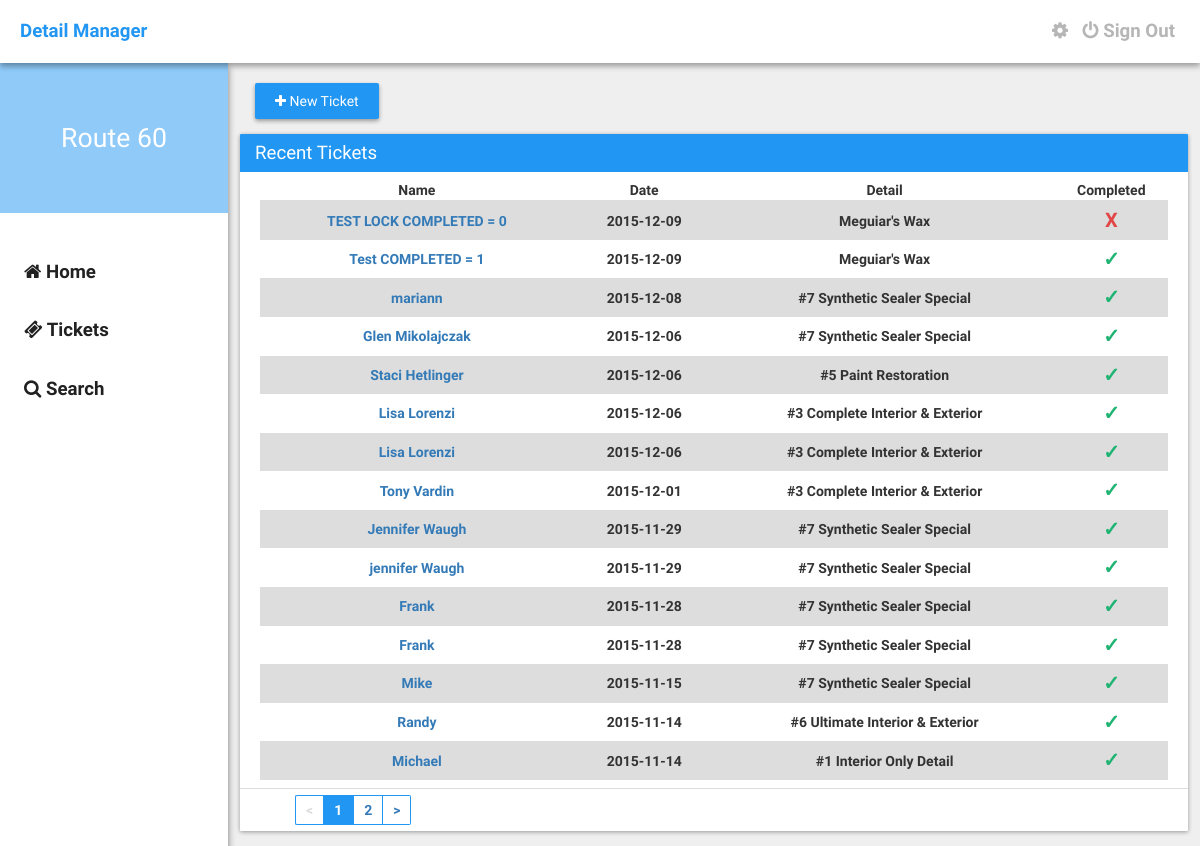
The page /tickets.php (signed in) on the database its author committed.
### tables this page shows
CREATE TABLE IF NOT EXISTS `detail_users` (
  `user_id` int(11) NOT NULL,
  `username` varchar(32) NOT NULL,
  `password` varchar(1024) NOT NULL,
  `email` varchar(1024) NOT NULL,
  `avatar` varchar(1024) NOT NULL DEFAULT 'http://placehold.it/300x300',
  `description` varchar(10000) NOT NULL DEFAULT 'I''m a newly registered user on HoloHex!',
  `power_rank` varchar(1024) NOT NULL DEFAULT '1',
  `active` int(11) NOT NULL DEFAULT '1',
  `type` varchar(32) NOT NULL DEFAULT 'User',
  `dob` timestamp NOT NULL DEFAULT CURRENT_TIMESTAMP
);

CREATE TABLE IF NOT EXISTS `detail_tickets` (
  `id` int(11) NOT NULL,
  `locked` int(11) NOT NULL DEFAULT '0',
  `first_name` text NOT NULL,
  `last_name` text NOT NULL,
  `phone_number` varchar(32) NOT NULL,
  `date` date NOT NULL,
  `vehicle_make` text NOT NULL,
  `vehicle_model` text NOT NULL,
  `vehicle_color` text NOT NULL,
  `discount` int(11) NOT NULL,
  `services` varchar(32) NOT NULL,
  `pre_paid_done` varchar(32) NOT NULL,
  `user_id` varchar(32) NOT NULL,
  `ticket_id` varchar(32) NOT NULL,
  `notes` text NOT NULL,
  `ticket_creator` text NOT NULL
);

### assets/core/init.php (called while the page is built, shortened)
<?php
	$site = "http://".$_SERVER['SERVER_NAME']."";
	require("functions/users.php");
	if(logged_in() === true) {
		$session_user_id = $_SESSION['user_id'];
		$user_data = user_data($session_user_id, 'user_id', 'username', 'password', 'email', 'avatar', 'description', 'power_rank', 'active', 'type', 'dob');
	}

### assets/core/functions/users.php (called while the page is built, shortened)
<?php
	function user_data($user_id) {
		$user_id = (int)$user_id;
		$func_num_args = func_num_args();
		$func_get_args = func_get_args();
		if($func_num_args > 1) {
			unset($func_get_args[0]);
			$fields = '`'.implode('`, `', $func_get_args).'`';
			$data = mysql_fetch_assoc(mysql_query("SELECT $fields FROM `detail_users` WHERE `user_id`='$user_id'"));
			return $data;
		}
	}
	function logged_in() {
		return (isset($_SESSION['user_id'])) ? true : false;
	}
?>

### tickets.php (the view, shortened to what this page needs)
<?php require("./assets/core/init.php"); require("./include/navbar.php"); ?>
<?php
        $tbl_name = "detail_tickets";
        $adjacents = 2;
        $query = "SELECT COUNT(*) as num FROM $tbl_name";
        $total_pages = mysql_fetch_array(mysql_query($query));
        $total_pages = $total_pages[0];
        $targetpage = "tickets";
        $limit = 15;
        $page = $_GET['page'];
        if($page)
            $start = ($page - 1) * $limit;
        else
            $start = 0;
        $sql = "SELECT * FROM $tbl_name ORDER BY id DESC LIMIT $start, $limit";
        $result2 = mysql_query($sql);
        if ($page == 0) $page = 1;
        $prev = $page - 1;
        $next = $page + 1;
        $lastpage = ceil($total_pages/$limit);
        $pagination = "";
        if($lastpage > 1)
        {
            $pagination .= "<ul class='pagination' style='margin: 0px;'>";
            if ($page > 1)
                $pagination.= "<li class='left'><a href='$targetpage?page=$prev'><</a></li>";
            else
                $pagination.= "<li class='disabledpage left'><a href='#'><</a></li>";
            if ($lastpage < 7 + ($adjacents * 2))
            {
                for ($counter = 1; $counter <= $lastpage; $counter++)
                {
                    if ($counter == $page)
                        $pagination.= "<li class='active'><a href='#'>$counter</a></li>";
                    else
                        $pagination.= "<li class='waves-effect'><a href='$targetpage?page=$counter'>$counter</a></li>";
                }
            }
            if ($page < $counter - 1)
                $pagination.= "<li class='right'><a href='$targetpage?page=$next'>></a></li>";
            else
                $pagination.= "<li class='disabledpage right'><a href='#'>></a></li>";
            $pagination.= "</ul>\n";
        }
    ?>
	<div class="container">
		<a href="<?php echo $site; ?>/new"><div class="button-raised" style="width: auto;"><i class="fa fa-plus"></i> New Ticket</div></a>
		<div class="row">
			<div class="col-md-45">
				<div class="card">
					<div class="card-title">Recent Tickets</div>
					<div class="card-content">
						<table class="table" padding="10" style="text-align: center;">
							<thead>
								<tr>
									<th>Name</th>
									<th>Date</th>
									<th>Detail</th>
									<th>Completed</th>
								</tr>
							</thead>
							<tbody>
								<?php
								while($row = mysql_fetch_array($result2)) {
									$services = $row['services'];
									$options = $row['pre_paid_done'];
									if($services == 'wax'){
			                            $servicetitle = "Meguiar's Wax";
			                        }elseif($services == 1) {
			                            $servicetitle = "#1 Interior Only Detail";
			                        }
			                        elseif($services == 2) {
			                            $servicetitle = "#2 Exterior Only Detail";
			                        }
			                        elseif($services == 3) {
			                            $servicetitle = "#3 Complete Interior & Exterior";
			                        }
			                        elseif($services == 4) {
			                            $servicetitle = "#4 Engine Detail";
			                        }
			                        elseif($services == 5) {
			                            $servicetitle = "#5 Paint Restoration";
			                        }
			                        elseif($services == 6) {
			                            $servicetitle = "#6 Ultimate Interior & Exterior";
			                        }
			                        elseif($services == 7) {
                                        $servicetitle = "#7 Synthetic Sealer Special";
                                    }
                                    elseif($services == "hw") {
                                        $servicetitle = "Hand Wash - Car";
                                    }
                                    elseif($services == "hwfs") {
                                        $servicetitle = "Hand Wash - Car w/ Full Service";
                                    }
                                    elseif($services == "hwsuv") {
                                        $servicetitle = "Hand Wash - SUV";
                                    }
                                    elseif($services == "hwsuvfs") {
                                        $servicetitle = "Hand Wash - SUV w/ Full Service";
                                    }
			                        if($options == 'Prepaid') {
			                            $option = "<center><h6 style='color: #E14747; margin: 0px; font-size: 20px;'>X</h6></center>";
			                        }elseif($options == 'Paid/Completed') {
			                            $option = "<center><h6 style='color: #20B473; margin: 0px; font-size: 20px;'>&check;</h6></center>";
			                        }elseif($options == 'Appointment') {
                                        $option = "<center><h6 style='color: #FFC017; margin: 0px; font-size: 20px;'><i class='fa fa-clock-o'></i></h6></center>";
                                    }
			                        echo '<tr>';
			                        echo '<td><a href="'.$site.'/ticket?id='.$row['ticket_id'].'">'.$row['first_name'].' '.$row['last_name'].'</a></td>';
			                        echo '<td>'.$row['date'].'</td>';
			                        echo '<td>'.$servicetitle.'</td>';
			                        echo '<td>'.$option.'</td>';
			                        echo '</tr>';
								}
							?>
							</tbody>
						</table>
					</div>
					<div class="card-footer">
						<?=$pagination?>
					</div>
				</div>
			</div>
		</div>
	</div>
<?php require("./include/footer.php"); ?>

### include/navbar.php (shortened to what this page needs)
<!DOCTYPE html>
<html>
<head>
	<link rel="stylesheet" type="text/css" href="<?php echo $site; ?>/assets/css/bootstrap.min.css">
	<link rel="stylesheet" type="text/css" href="<?php echo $site; ?>/assets/css/main.css" />
	<link rel="stylesheet" href="https://maxcdn.bootstrapcdn.com/font-awesome/4.4.0/css/font-awesome.min.css">
</head>
<body>
	<div class="nav">
		<a href="<?php echo $site; ?>" class="brand">Detail Manager</a>
		<div class="right">
			<?php
				if(logged_in() === true) {
					if($user_data['username'] == "route60admin") {
						echo '<a href="'.$site.'/settings" class="navigation"><i class="fa fa-cog"></i></a>';
					}else{
						echo '';
					}
				}else{
					echo '';
				}
			?>
			<?php
				if(logged_in() === true) {
					echo '<a href="/signout" class="navigation"><i class="fa fa-power-off"></i> Sign Out</a>';
				}else{
					echo '<a href="/signin" class="navigation"><i class="fa fa-power-off"></i> Sign In</a>';
				}
			?>
		</div>
	</div>
	<div class="left-nav">
		<div class="header">
			<div class="brand">
				<?php
					if(logged_in() === true) {
						echo $user_data['description'];
					}else{
						echo "Guest";
					}
				?>
			</div>
		</div>
		<div class="links">
			<a href="<?php echo $site; ?>"><i class="fa fa-home"></i> Home</a>
			<a href="<?php echo $site; ?>/tickets?page=1"><i class="fa fa-ticket"></i> Tickets</a>
			<a href="#"><i class="fa fa-search"></i> Search</a>
		</div>
	</div>

### assets/css/main.css (style rules this page uses)
body { margin: 0px; padding: 0px; height: 100%; font-weight: bold; min-height: 100%; background: #EFEFEF; font-family: "RobotoDraft", Arial, sans-serif, Helvetica; }
.left { float: left; }
.right { float: right; }
.nav { width: 100%; z-index: 9999; font-size: 14pt; padding: 18px 20px; position: relative; background: #FFFFFF; box-sizing: border-box; -moz-box-sizing: border-box; -webkit-box-sizing: border-box; box-shadow: 0 3px 6px rgba(0, 0, 0, 0.37); }
.nav > .brand { color: #2196F3; font-weight: bold; text-decoration: none; transition: all 0.18s ease; }
.nav > .right > a { color: #B6B6B6; margin-left: 5px; margin-right: 5px; transition: all 0.18s ease; }
.left-nav { width: 19%; height: 100%; z-index: 9998; position: fixed; background: #FFFFFF; box-shadow: 0 4px 7px rgba(0, 0, 0, 0.49); }
.left-nav > .header { width: 100%; height: 150px; background: url(http://www.lirent.net/wp-content/uploads/2014/10/Google-Now-Wallpaper-1-800x450.png); background-size: cover; }
.left-nav > .header > .brand { width: 100%; color: #FFFFFF; font-size: 20pt; font-weight: 200; line-height: 150px; text-align: center; background: rgba(33, 150, 243, 0.5); }
.left-nav > .links { width: 100%; margin-top: 30px; }
.left-nav > .links > a { width: 100%; color: #212121; display: block; font-size: 14pt; padding: 16px 24px; text-decoration: none; box-sizing: border-box; transition: all 0.18s ease; -moz-box-sizing: border-box; -webkit-box-sizing: border-box; }
.container { width: 79%; float: right; margin-top: 20px; margin-left: 20px; margin-right: 12px; }
.card { width: 100%; margin-top: 15px; border-radius: 1px; margin-bottom: 15px; background: #FFFFFF; box-shadow: 0 1px 4px rgba(0, 0, 0, 0.37); }
.card > .card-title { color: #FFFFFF; font-size: 14pt; font-weight: 300; padding: 6px 15px; background: #2196F3; border-top-left-radius: 1px; border-top-right-radius: 1px; }
.card > .card-content { padding: 8px 20px; }
.card > .card-footer { padding: 6px 15px; border-top: 1px solid #DDDDDD; }
.table { width: 100%; }
.table > thead > tr { padding: 1px 5px; border-bottom: 1px solid #DDDDDD; }
.table > tbody > tr:nth-child(odd) { background: #DDDDDD; }
td { padding: 5px; }
.button-raised { width: 100%; border: none; color: #FFFFFF; font-weight: 500; padding: 8px 20px; text-align: center; border-radius: 2px; background: #2196F3; display: inline-block; transition: all 0.3s ease; box-shadow: 0 2px 4px rgba(0, 0, 0, 0.37); }
.pagination { list-style: none; }
.pagination > li { float: left; color: #2196F3; padding: 4px 10px; display: inline-block; border: 1px solid #2196F3; }
.pagination .active { color: #FFF; background: #2196F3; }
.pagination .active > a { color: #FFFFFF; }
.pagination .disabledpage { float: left; color: #DDDDDD; background: #FFFFFF; pointer-events: none; }
.pagination .disabledpage > a { color: #DDDDDD; background: #FFFFFF; }
.pagination .left { border-right: 0px; border-top-left-radius: 2px; border-bottom-left-radius: 2px; }
.pagination .right { border-left: 0px; border-top-right-radius: 2px; border-bottom-right-radius: 2px; }

### rows shown on the page
detail_users: description "Route 60"
detail_tickets: first_name "TEST", last_name "LOCK COMPLETED = 0", date "2015-12-09", services "Meguiar's Wax", pre_paid_done "X"
detail_tickets: first_name "Test", last_name "COMPLETED = 1", date "2015-12-09", services "Meguiar's Wax"
detail_tickets: first_name "mariann", date "2015-12-08", services "#7 Synthetic Sealer Special"
detail_tickets: first_name "Glen", last_name "Mikolajczak", date "2015-12-06", services "#7 Synthetic Sealer Special"
detail_tickets: first_name "Staci", last_name "Hetlinger", date "2015-12-06", services "#5 Paint Restoration"
detail_tickets: first_name "Lisa", last_name "Lorenzi", date "2015-12-06", services "#3 Complete Interior & Exterior"
detail_tickets: first_name "Lisa", last_name "Lorenzi", date "2015-12-06", services "#3 Complete Interior & Exterior"
detail_tickets: first_name "Tony", last_name "Vardin", date "2015-12-01", services "#3 Complete Interior & Exterior"
detail_tickets: first_name "Jennifer", last_name "Waugh", date "2015-11-29", services "#7 Synthetic Sealer Special"
detail_tickets: first_name "jennifer", last_name "Waugh", date "2015-11-29", services "#7 Synthetic Sealer Special"
detail_tickets: first_name "Frank", date "2015-11-28", services "#7 Synthetic Sealer Special"
detail_tickets: first_name "Frank", date "2015-11-28", services "#7 Synthetic Sealer Special"
detail_tickets: first_name "Mike", date "2015-11-15", services "#7 Synthetic Sealer Special"
detail_tickets: first_name "Randy", date "2015-11-14", services "#6 Ultimate Interior & Exterior"
detail_tickets: first_name "Michael", date "2015-11-14", services "#1 Interior Only Detail"
